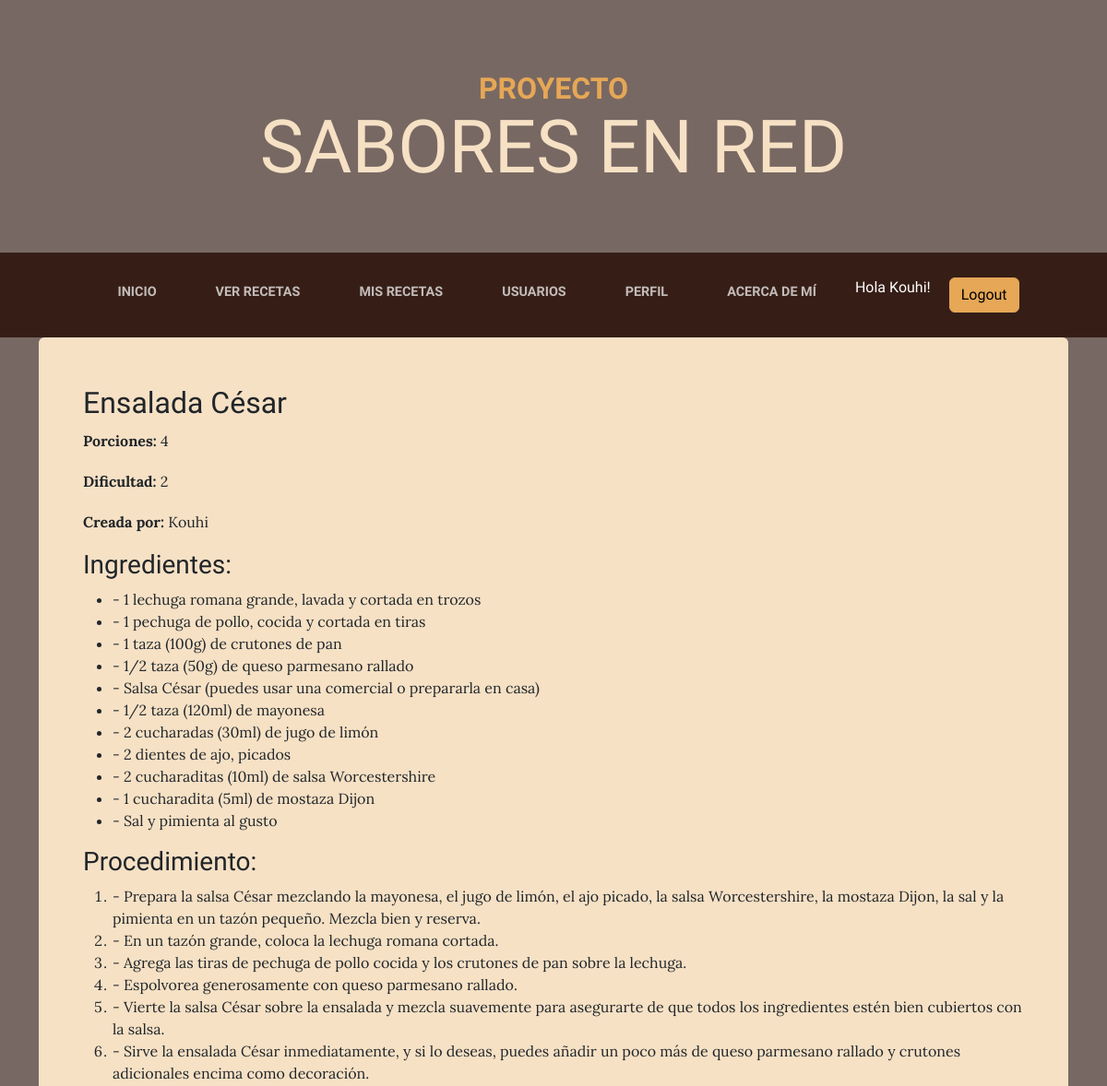
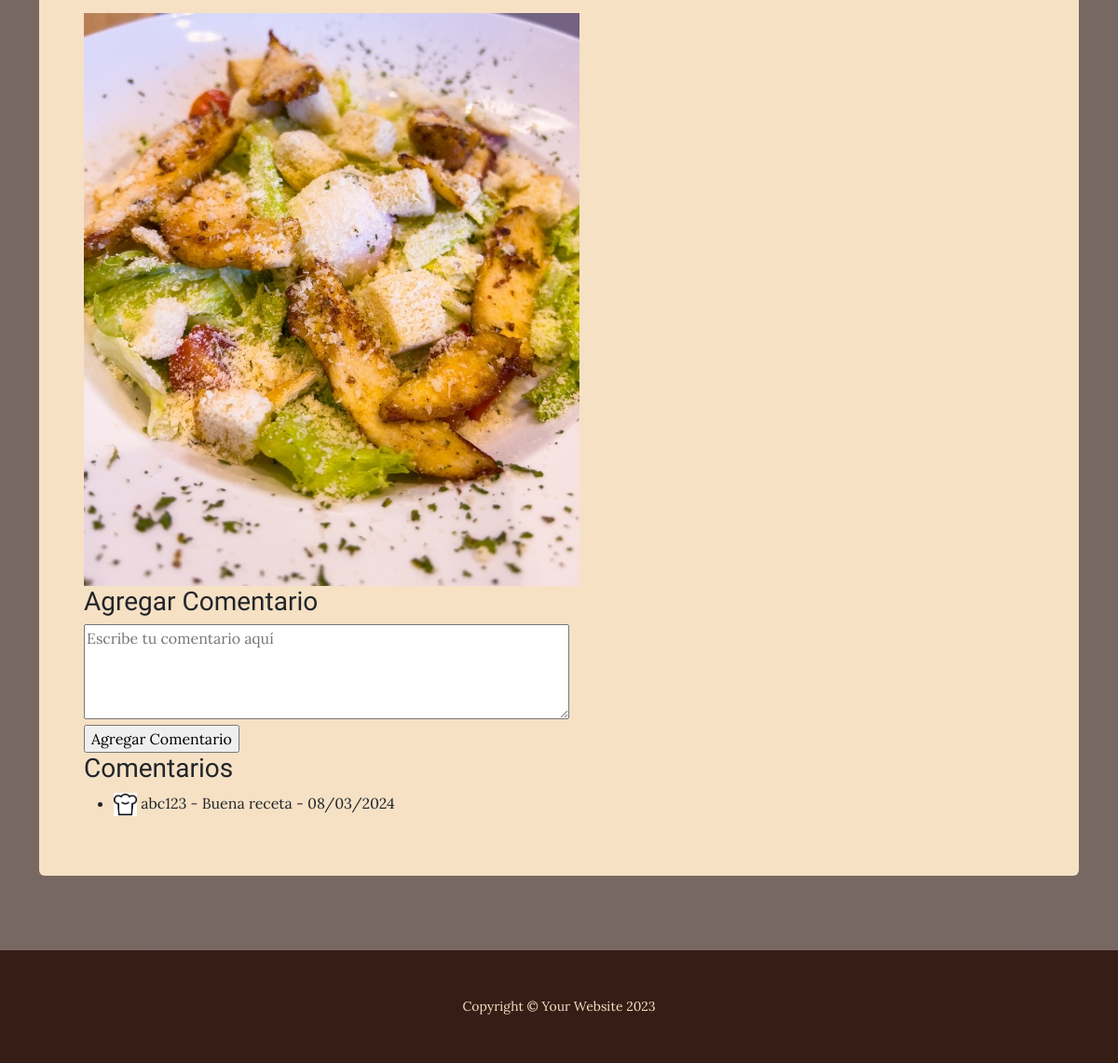
The page /aplicacion/receta/29/ (signed in) on the database its author committed (2 pictures, top to bottom).
### aplicacion/models.py (models this page shows, shortened)
class Recetas(models.Model):
    nombre = models.CharField(max_length=60)
    dificultad = models.IntegerField()
    porciones = models.IntegerField()
    ingredientes = models.CharField(max_length=1500)
    procedimiento = models.CharField(max_length=1500)
    usuario = models.ForeignKey(User, on_delete=models.CASCADE, default=1)
    imagen = models.ImageField(upload_to='comida/', blank=True, null=True)

class Comentario(models.Model):
    usuario = models.ForeignKey(User, on_delete=models.CASCADE)
    receta = models.ForeignKey(Recetas, on_delete=models.CASCADE, related_name='comentarios')
    texto = models.TextField()
    fecha_creacion = models.DateTimeField(auto_now_add=True)
    avatar = models.ForeignKey(Avatar, on_delete=models.SET_NULL, null=True, blank=True)

### aplicacion/views.py (the view)
# urls.py: path('receta/<int:receta_id>/', views.mostrar_receta, name='mostrar_receta'),
@login_required
def mostrar_receta(request, receta_id):
    receta = get_object_or_404(Recetas, id=receta_id)
    ingredientes_lista = receta.ingredientes.split('\n')
    procedimiento_lista = receta.procedimiento.split('\n')
    return render(request, "aplicacion/mostrar_receta.html", {
        'receta': receta,
        'ingredientes_lista': ingredientes_lista,
        'procedimiento_lista': procedimiento_lista
    })

### aplicacion/templates/aplicacion/mostrar_receta.html (shortened to what this page needs)
{% extends 'aplicacion/home2.html' %}
{% block lista %}
    <h2>{{ receta.nombre }}</h2>
    <p><strong>Porciones:</strong> {{ receta.porciones }}</p>
    <p><strong>Dificultad:</strong> {{ receta.dificultad }}</p>
    <p><strong>Creada por:</strong> {{ receta.usuario.username }}</p>
    <h3>Ingredientes:</h3>
    <ul>
        {% for ingrediente in ingredientes_lista %}
            <li>{{ ingrediente }}</li>
        {% endfor %}
    </ul>
    <h3>Procedimiento:</h3>
    <ol>
        {% for paso in procedimiento_lista %}
            <li>{{ paso }}</li>
        {% endfor %}
    </ol>
    {% if receta.imagen %}
        <img src="{{ receta.imagen.url }}" alt="{{ receta.nombre }}">
    {% endif %}
    <h3>Agregar Comentario</h3>
    <form action="{% url 'agregar_comentario' receta.id %}" method="post">
        <textarea name="texto" rows="4" cols="50" placeholder="Escribe tu comentario aquí"></textarea><br>
        <input type="submit" value="Agregar Comentario">
    </form>
    <h3>Comentarios</h3>
    <ul>
        {% for comentario in receta.comentarios.all %}
            <li>
                {% if comentario.avatar %}
                    <img src="{{ comentario.avatar.imagen.url }}" alt="{{ comentario.usuario.username }}" style="width: 25px; height: 25px;">
                {% else %}
                    <img src="/media/avatares/default.png" alt="Avatar predeterminado" style="width: 25px; height: 25px;">
                {% endif %}
                {{ comentario.usuario.username }} - {{ comentario.texto }} - {{ comentario.fecha_creacion|date:"d/m/Y" }}
            </li>
        {% empty %}
            <li>No hay comentarios todavía.</li>
        {% endfor %}
    </ul>
{% endblock lista %}

### aplicacion/templates/aplicacion/home2.html (shortened to what this page needs)
<!DOCTYPE html>
<html lang="en">
    {% load static %}
    <head>
        <link href="{% static 'css/styles.css' %}" rel="stylesheet" />
        <link rel="stylesheet" href="https://cdnjs.cloudflare.com/ajax/libs/font-awesome/6.4.0/css/all.min.css">
    </head>
    <body>
        <header>
            <h1 class="site-heading text-center text-faded d-none d-lg-block">
                <span class="site-heading-upper text-primary mb-3">Proyecto</span>
                <span class="site-heading-lower">Sabores en Red</span>
            </h1>
        </header>
        <nav class="navbar navbar-expand-lg navbar-dark py-lg-4" id="mainNav">
            <div class="container">
                <div class="collapse navbar-collapse" id="navbarSupportedContent">
                    <ul class="navbar-nav mx-auto">
                        {% if user.is_authenticated %}
                            <li class="nav-item px-lg-4"><a class="nav-link text-uppercase" href="{% url 'bienvenido' %}">Inicio</a></li>
                            <li class="nav-item px-lg-4"><a class="nav-link text-uppercase" href="{% url 'ver_recetas' %}">Ver Recetas</a></li>
                            <li class="nav-item px-lg-4"><a class="nav-link text-uppercase" href="{% url 'mis_recetas' %}">Mis Recetas</a></li>
                            <li class="nav-item px-lg-4"><a class="nav-link text-uppercase" href="{% url 'usuario_list' %}">Usuarios</a></li>
                            <li class="nav-item px-lg-4"><a class="nav-link text-uppercase" href="{% url 'edit_perfil' %}">Perfil</a></li>
                            <li class="nav-item px-lg-4"><a class="nav-link text-uppercase" href="{% url 'about_me' %}">Acerca de mí</a></li>
                            <div class="navbar-nav ml-auto" style="display: flex; align-items: center;">
                                <p style="color: white; margin-left: 10px; margin-right: 10px;">Hola {{ user.username }}!</p>
                                <a class="btn btn-primary logout-link" href="{% url 'logout' %}" style="margin-left: 10px;">Logout</a>
                            </div>
                    </ul>
                </div>
            </div>
        </nav>
        <section class="page-section about-heading">
            <div class="container">
                <div class="about-heading-content">
                    <div class="row">
                        <div class="col-xl-20 col-lg-20 mx-auto">
                            <div class="bg-faded rounded p-5">
                                <h2 class="section-heading mb-1">
                                    {%block lista%}
                                    {%endblock lista%}
                                {% endif %}
                                </h2>
                            </div>
                        </div>
                    </div>
                </div>
            </div>
        </section>
        <footer class="footer text-faded text-center py-5">
            <div class="container"><p class="m-0 small">Copyright &copy; Your Website 2023</p></div>
        </footer>
    </body>
</html>

### rows shown on the page
Recetas: nombre "Ensalada César", porciones "4", dificultad "2", usuario.username "Kouhi", imagen (picture)
Comentario: usuario.username "abc123", texto "Buena receta", fecha_creacion "08/03/2024"

### other values the page prints
{{ user.username }} "Kouhi"
{{ ingrediente }} "- 1 lechuga romana grande, lavada y cortada en trozos" "- 1 pechuga de pollo, cocida y cortada en tiras" "- 1 taza (100g) de crutones de pan" "- 1/2 taza (50g) de queso parmesano rallado" "- Salsa César (puedes usar una comercial o prepararla en casa)" "- 1/2 taza (120ml) de mayonesa" "- 2 cucharadas (30ml) de jugo de limón" "- 2 dientes de ajo, picados" "- 2 cucharaditas (10ml) de salsa Worcestershire" "- 1 cucharadita (5ml) de mostaza Dijon" "- Sal y pimienta al gusto"
{{ paso }} "- Prepara la salsa César mezclando la mayonesa, el jugo de limón, el ajo picado, la salsa Worcestershire, la mostaza Dijon, la sal y la pimienta en un tazón pequeño. Mezcla bien y reserva." "- En un tazón grande, coloca la lechuga romana cortada." "- Agrega las tiras de pechuga de pollo cocida y los crutones de pan sobre la lechuga." "- Espolvorea generosamente con queso parmesano rallado." "- Vierte la salsa César sobre la ensalada y mezcla suavemente para asegurarte de que todos los ingredientes estén bien cubiertos con la salsa." "- Sirve la ensalada César inmediatamente, y si lo deseas, puedes añadir un poco más de queso parmesano rallado y crutones adicionales encima como decoración."
